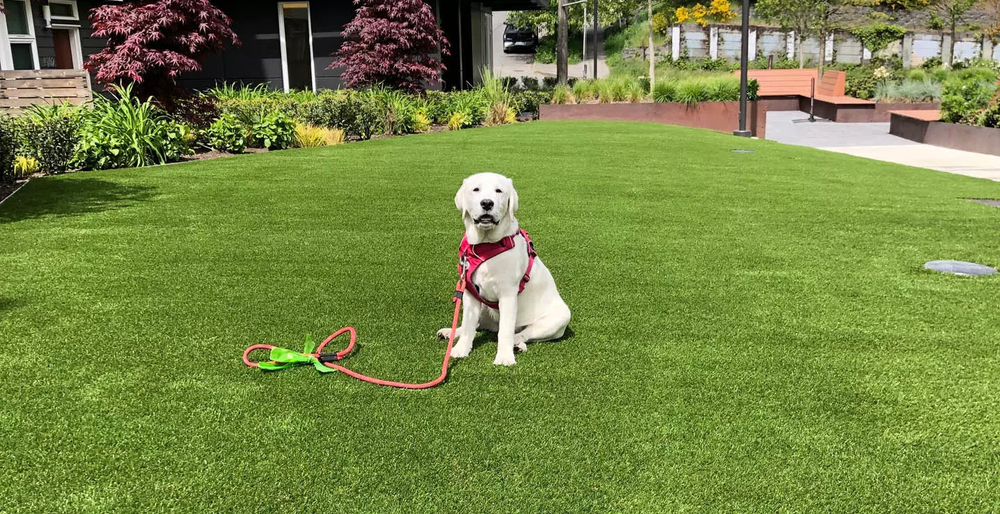
//> input picture inputs/input1.png, 1000 x 514 px, shrunk from 1440 x 740 before the run
$ ./demo ../../inputs/input1.png   (built with g++ and OpenCV 4)
//> lines starting //> are read from the running program, lines starting //| are printed output that depends on the picture
#include "opencv2/imgproc.hpp"
#include "opencv2/imgcodecs.hpp"
#include "opencv2/highgui.hpp"
#include <iostream>
using namespace cv;
using namespace std;
int main( int argc, char** argv )
{
  cv::CommandLineParser parser(argc, argv,
                               "{@input   |lena.jpg|input image}"
                               "{ksize   k|1|ksize (hit 'K' to increase its value at run time)}"
                               "{scale   s|1|scale (hit 'S' to increase its value at run time)}"
                               "{delta   d|0|delta (hit 'D' to increase its value at run time)}"
                               "{help    h|false|show help message}");
  cout << "The sample uses Sobel or Scharr OpenCV functions for edge detection\n\n";
  parser.printMessage();
  cout << "\nPress 'ESC' to exit program.\nPress 'R' to reset values ( ksize will be -1 equal to Scharr function )";
  // First we declare the variables we are going to use
  Mat image,src, src_gray;
  Mat grad;
  const String window_name = "Sobel Demo - Simple Edge Detector";
  int ksize = parser.get<int>("ksize");
  int scale = parser.get<int>("scale");
  int delta = parser.get<int>("delta");
  int ddepth = CV_16S;
  String imageName = parser.get<String>("@input");
  // As usual we load our source image (src)
  image = imread( samples::findFile( imageName ), IMREAD_COLOR ); // Load an image
//> image is the input picture: 514 rows x 1000 cols, CV_8UC3; mean B, G, R 66.9, 133.7, 117.2
  // Check if image is loaded fine
  if( image.empty() )
  {
    printf("Error opening image: %s\n", imageName.c_str());
    return EXIT_FAILURE;
  }
  for (;;)
  {
    // Remove noise by blurring with a Gaussian filter ( kernel size = 3 )
    GaussianBlur(image, src, Size(3, 3), 0, 0, BORDER_DEFAULT);
    // Convert the image to grayscale
    cvtColor(src, src_gray, COLOR_BGR2GRAY);
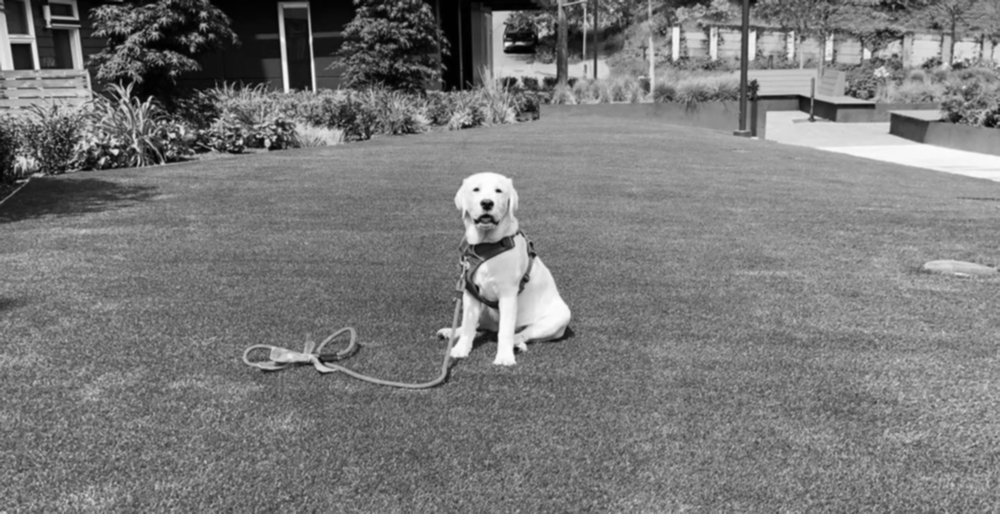
//> src_gray: 514 rows x 1000 cols, CV_8UC1; min 0, max 254, mean 121.2
    Mat grad_x, grad_y;
    Mat abs_grad_x, abs_grad_y;
    Sobel(src_gray, grad_x, ddepth, 1, 0, ksize, scale, delta, BORDER_DEFAULT);
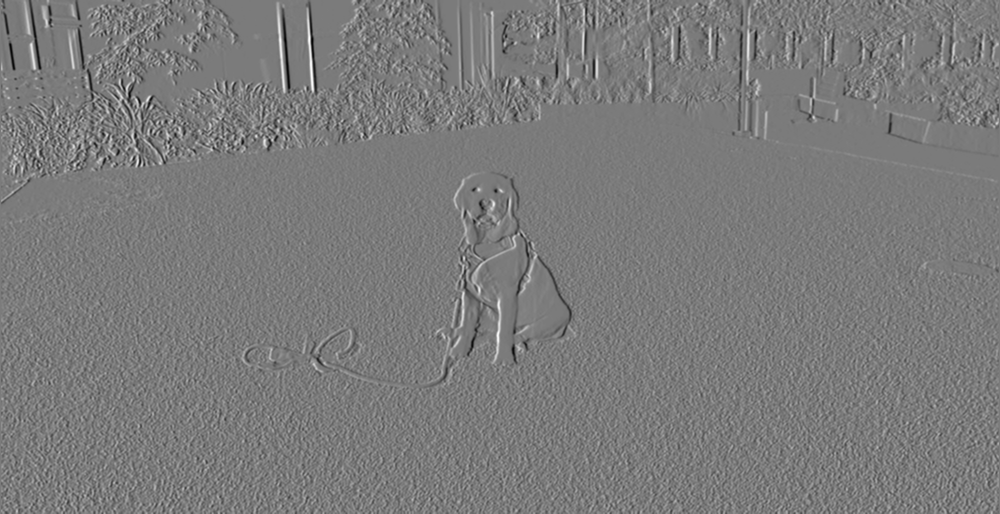
//> grad_x: 514 rows x 1000 cols, CV_16SC1; min -170, max 182, mean 0.1; drawn with min black and max white
    Sobel(src_gray, grad_y, ddepth, 0, 1, ksize, scale, delta, BORDER_DEFAULT);
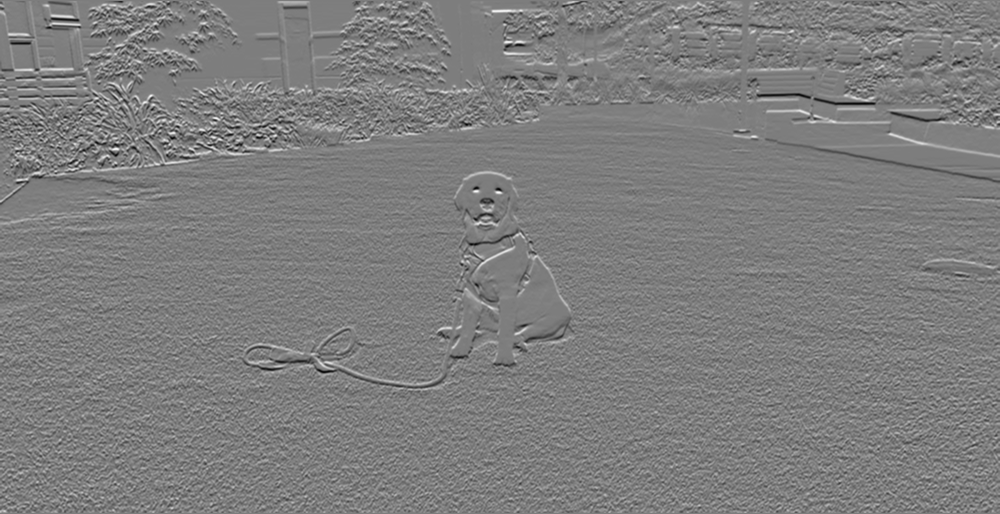
//> grad_y: 514 rows x 1000 cols, CV_16SC1; min -158, max 162, mean 0.2; drawn with min black and max white
    // converting back to CV_8U
    convertScaleAbs(grad_x, abs_grad_x);
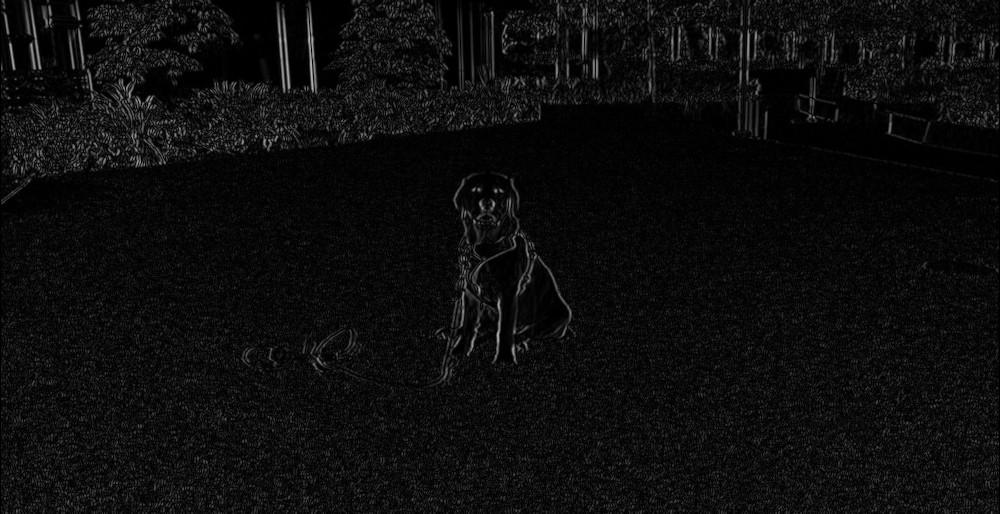
//> abs_grad_x: 514 rows x 1000 cols, CV_8UC1; min 0, max 182, mean 13.1
    convertScaleAbs(grad_y, abs_grad_y);
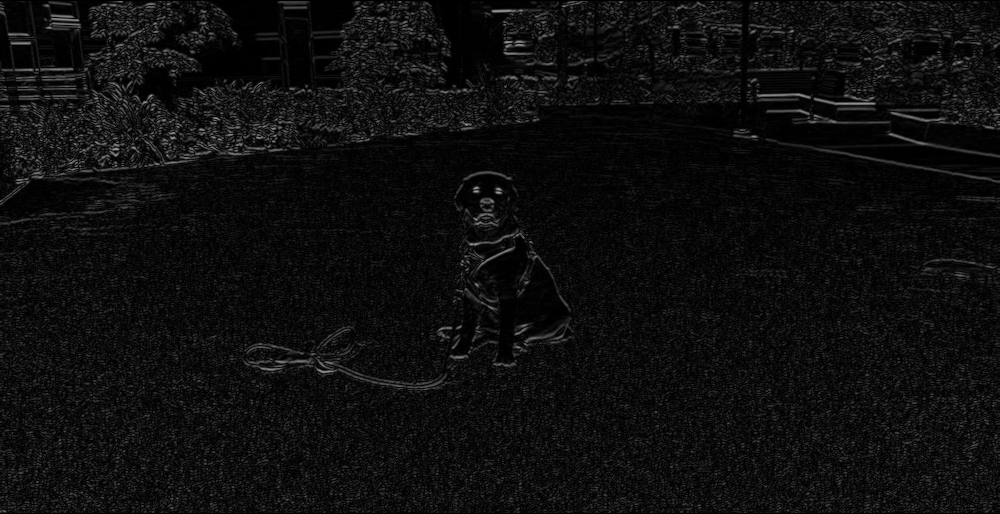
//> abs_grad_y: 514 rows x 1000 cols, CV_8UC1; min 0, max 162, mean 14.1
    addWeighted(abs_grad_x, 0.5, abs_grad_y, 0.5, 0, grad);
    imshow(window_name, grad);
    char key = (char)waitKey(0);
//> the Esc key is pressed
    if(key == 27)
    {
      return EXIT_SUCCESS;
//> (the program exits here)
